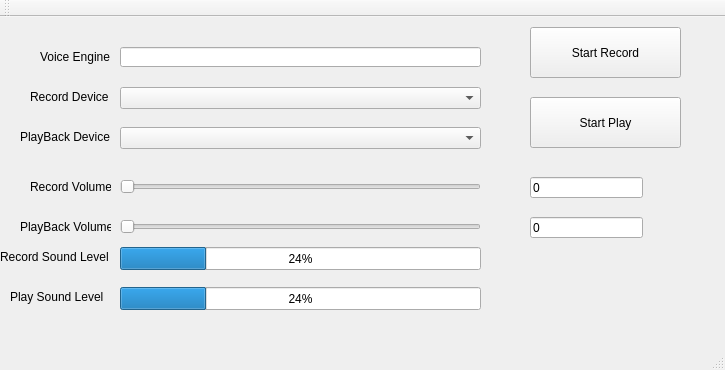
<?xml version="1.0" encoding="UTF-8"?>
<ui version="4.0">
 <class>MainWindow</class>
 <widget class="QMainWindow" name="MainWindow">
  <property name="geometry">
   <rect>
    <x>0</x>
    <y>0</y>
    <width>725</width>
    <height>370</height>
   </rect>
  </property>
  <property name="windowTitle">
   <string>MainWindow</string>
  </property>
  <widget class="QWidget" name="centralWidget">
   <widget class="QLineEdit" name="lineEditVersion">
    <property name="geometry">
     <rect>
      <x>120</x>
      <y>30</y>
      <width>361</width>
      <height>20</height>
     </rect>
    </property>
   </widget>
   <widget class="QLabel" name="label_2">
    <property name="geometry">
     <rect>
      <x>30</x>
      <y>70</y>
      <width>81</width>
      <height>20</height>
     </rect>
    </property>
    <property name="text">
     <string>Record Device </string>
    </property>
   </widget>
   <widget class="QLabel" name="label_3">
    <property name="geometry">
     <rect>
      <x>20</x>
      <y>110</y>
      <width>91</width>
      <height>20</height>
     </rect>
    </property>
    <property name="text">
     <string>PlayBack Device </string>
    </property>
   </widget>
   <widget class="QComboBox" name="comboBoxRecordingDevice">
    <property name="geometry">
     <rect>
      <x>120</x>
      <y>70</y>
      <width>361</width>
      <height>22</height>
     </rect>
    </property>
   </widget>
   <widget class="QComboBox" name="comboBoxPlayoutDevice">
    <property name="geometry">
     <rect>
      <x>120</x>
      <y>110</y>
      <width>361</width>
      <height>22</height>
     </rect>
    </property>
   </widget>
   <widget class="QSlider" name="horizontalSliderMicrophoneVolume">
    <property name="geometry">
     <rect>
      <x>120</x>
      <y>160</y>
      <width>361</width>
      <height>20</height>
     </rect>
    </property>
    <property name="maximum">
     <number>255</number>
    </property>
    <property name="orientation">
     <enum>Qt::Horizontal</enum>
    </property>
   </widget>
   <widget class="QPushButton" name="pushButtonRecording">
    <property name="geometry">
     <rect>
      <x>530</x>
      <y>10</y>
      <width>151</width>
      <height>51</height>
     </rect>
    </property>
    <property name="text">
     <string>Start Record</string>
    </property>
   </widget>
   <widget class="QPushButton" name="pushButtonPlayout">
    <property name="geometry">
     <rect>
      <x>530</x>
      <y>80</y>
      <width>151</width>
      <height>51</height>
     </rect>
    </property>
    <property name="text">
     <string>Start Play</string>
    </property>
   </widget>
   <widget class="QLabel" name="label_4">
    <property name="geometry">
     <rect>
      <x>30</x>
      <y>160</y>
      <width>81</width>
      <height>20</height>
     </rect>
    </property>
    <property name="text">
     <string>Record Volume</string>
    </property>
   </widget>
   <widget class="QLabel" name="label_5">
    <property name="geometry">
     <rect>
      <x>20</x>
      <y>200</y>
      <width>91</width>
      <height>20</height>
     </rect>
    </property>
    <property name="text">
     <string>PlayBack Volume</string>
    </property>
   </widget>
   <widget class="QSlider" name="horizontalSliderSpeakerVolume">
    <property name="geometry">
     <rect>
      <x>120</x>
      <y>200</y>
      <width>361</width>
      <height>20</height>
     </rect>
    </property>
    <property name="maximum">
     <number>255</number>
    </property>
    <property name="orientation">
     <enum>Qt::Horizontal</enum>
    </property>
   </widget>
   <widget class="QLineEdit" name="lineEditMicrophoneVolumeValue">
    <property name="geometry">
     <rect>
      <x>530</x>
      <y>160</y>
      <width>113</width>
      <height>21</height>
     </rect>
    </property>
    <property name="text">
     <string>0</string>
    </property>
   </widget>
   <widget class="QLineEdit" name="lineEditSpeakerVolumeValue">
    <property name="geometry">
     <rect>
      <x>530</x>
      <y>200</y>
      <width>113</width>
      <height>21</height>
     </rect>
    </property>
    <property name="text">
     <string>0</string>
    </property>
   </widget>
   <widget class="QLabel" name="label_6">
    <property name="geometry">
     <rect>
      <x>40</x>
      <y>30</y>
      <width>71</width>
      <height>20</height>
     </rect>
    </property>
    <property name="text">
     <string>Voice Engine</string>
    </property>
   </widget>
   <widget class="QLabel" name="label_7">
    <property name="geometry">
     <rect>
      <x>0</x>
      <y>230</y>
      <width>111</width>
      <height>20</height>
     </rect>
    </property>
    <property name="text">
     <string>Record Sound Level</string>
    </property>
   </widget>
   <widget class="QLabel" name="label_8">
    <property name="geometry">
     <rect>
      <x>10</x>
      <y>270</y>
      <width>101</width>
      <height>20</height>
     </rect>
    </property>
    <property name="text">
     <string>Play Sound Level</string>
    </property>
   </widget>
   <widget class="QProgressBar" name="progressBarRecord">
    <property name="geometry">
     <rect>
      <x>120</x>
      <y>230</y>
      <width>361</width>
      <height>23</height>
     </rect>
    </property>
    <property name="value">
     <number>24</number>
    </property>
   </widget>
   <widget class="QProgressBar" name="progressBarPlay">
    <property name="geometry">
     <rect>
      <x>120</x>
      <y>270</y>
      <width>361</width>
      <height>23</height>
     </rect>
    </property>
    <property name="value">
     <number>24</number>
    </property>
   </widget>
  </widget>
  <widget class="QMenuBar" name="menuBar">
   <property name="geometry">
    <rect>
     <x>0</x>
     <y>0</y>
     <width>725</width>
     <height>23</height>
    </rect>
   </property>
  </widget>
  <widget class="QToolBar" name="mainToolBar">
   <attribute name="toolBarArea">
    <enum>TopToolBarArea</enum>
   </attribute>
   <attribute name="toolBarBreak">
    <bool>false</bool>
   </attribute>
  </widget>
  <widget class="QStatusBar" name="statusBar"/>
 </widget>
 <layoutdefault spacing="6" margin="11"/>
 <resources/>
 <connections/>
</ui>
